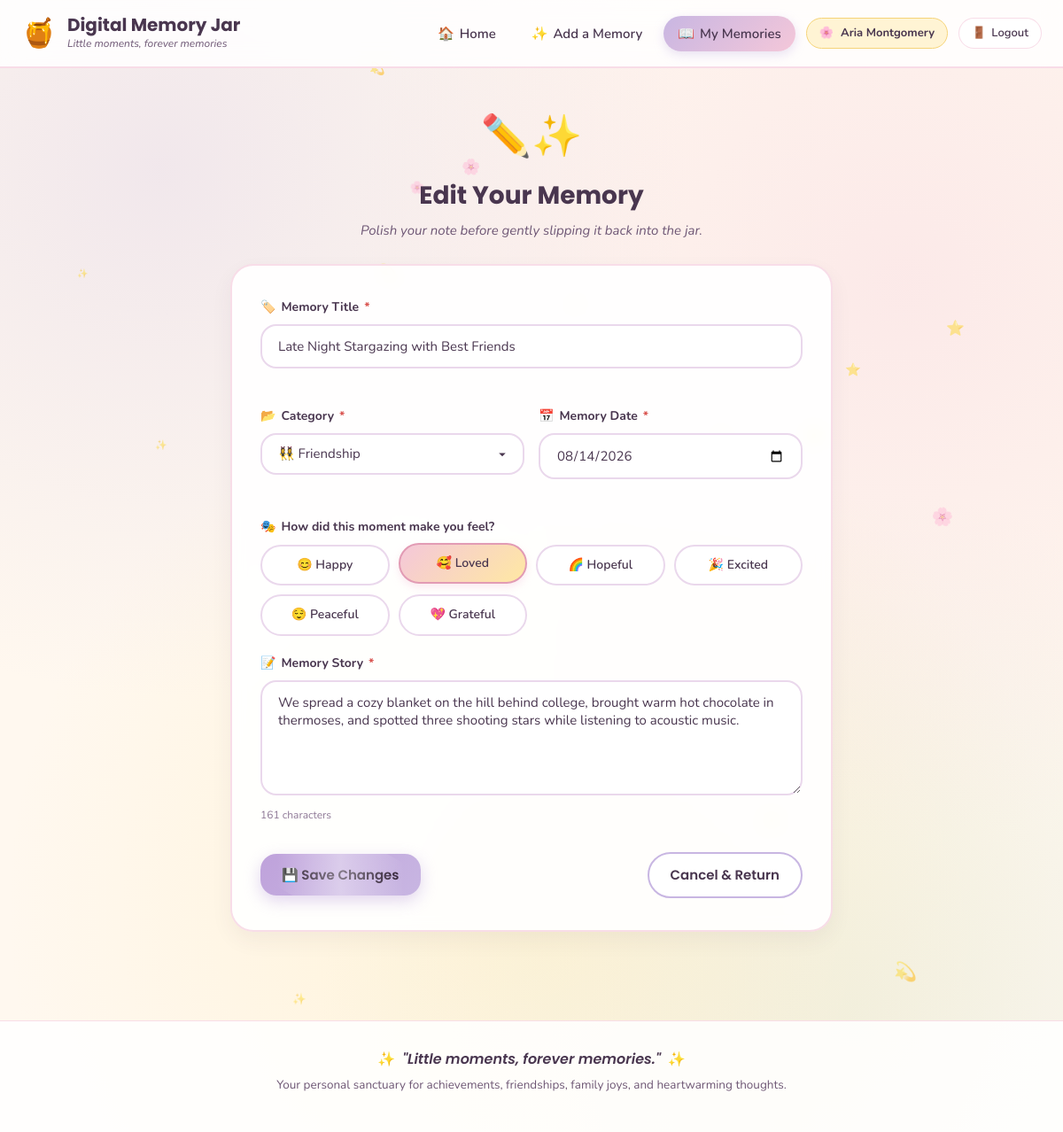
The app's page /edit-memory.php?id=1 (signed in) with its own data.
### tables this page shows
CREATE TABLE IF NOT EXISTS `memories` (
  `id` INT AUTO_INCREMENT PRIMARY KEY,
  `user_id` INT NOT NULL,
  `title` VARCHAR(150) NOT NULL,
  `description` TEXT NOT NULL,
  `memory_date` DATE NOT NULL,
  `category` VARCHAR(50) NOT NULL,
  `mood` VARCHAR(30) DEFAULT NULL,
  `created_at` TIMESTAMP DEFAULT CURRENT_TIMESTAMP,
  CONSTRAINT `fk_memories_users` 
    FOREIGN KEY (`user_id`) 
    REFERENCES `users` (`id`) 
    ON DELETE CASCADE 
    ON UPDATE CASCADE
);

### config/db.php (called while the page is built, shortened)
<?php
function e($string) {
    return htmlspecialchars((string)$string, ENT_QUOTES, 'UTF-8');
}
function get_category_meta($category) {
    $categories = [
        'Happy Moment'     => ['icon' => '🌸', 'color' => '#F4C7D9'],
        'Achievement'      => ['icon' => '🏆', 'color' => '#FFE8A3'],
        'Friendship'       => ['icon' => '👯‍♀️', 'color' => '#C8B6E2'],
        'Family'           => ['icon' => '🏡', 'color' => '#FAD4C0'],
        'Travel'           => ['icon' => '✈️', 'color' => '#C8D8C0'],
        'Positive Message' => ['icon' => '💌', 'color' => '#D8E2DC'],
        'Other'            => ['icon' => '✨', 'color' => '#E8E8E4']
    ];
    return $categories[$category] ?? ['icon' => '✨', 'color' => '#E8E8E4'];
}

### edit-memory.php (the view, shortened to what this page needs)
<?php
require_once __DIR__ . '/config/db.php';
require_once __DIR__ . '/includes/auth_check.php';
$user_id = $currentUser['id'];
$memory_id = (int)($_GET['id'] ?? 0);
$stmt = $pdo->prepare("SELECT * FROM memories WHERE id = ? AND user_id = ?");
$stmt->execute([$memory_id, $user_id]);
$memory = $stmt->fetch();
$title       = $memory['title'];
$description = $memory['description'];
$memory_date = $memory['memory_date'];
$category    = $memory['category'];
$mood        = $memory['mood'] ?: '😊 Happy';
$valid_categories = [
    'Happy Moment',
    'Achievement',
    'Friendship',
    'Family',
    'Travel',
    'Positive Message',
    'Other'
];
$valid_moods = [
    '😊 Happy',
    '🥰 Loved',
    '🌈 Hopeful',
    '🎉 Excited',
    '😌 Peaceful',
    '💖 Grateful'
];
require_once __DIR__ . '/includes/header.php';
?>
<div class="add-memory-page-wrapper">
    <div class="page-header-simple text-center">
        <span class="page-badge-icon">✏️✨</span>
        <h1 class="page-title">Edit Your Memory</h1>
        <p class="page-subtitle">Polish your note before gently slipping it back into the jar.</p>
    </div>
    <div class="memory-form-card">
        <form action="edit-memory.php?id=<?php echo (int)$memory_id; ?>" method="POST" class="memory-form" id="editMemoryForm" novalidate>
            <div class="form-group">
                <label for="mem_title" class="form-label">
                    <span class="label-icon">🏷️</span> Memory Title <span class="required-star">*</span>
                </label>
                <input type="text"
                       id="mem_title"
                       name="title"
                       class="form-control"
                       value="<?php echo e($title); ?>"
                       maxlength="150"
                       required>
                <div class="field-feedback" id="titleFeedback"></div>
            </div>
            <div class="form-row">
                <div class="form-group col-half">
                    <label for="mem_category" class="form-label">
                        <span class="label-icon">📂</span> Category <span class="required-star">*</span>
                    </label>
                    <select id="mem_category" name="category" class="form-control form-select" required>
                        <?php foreach ($valid_categories as $cat): ?>
                            <option value="<?php echo e($cat); ?>" <?php echo $category === $cat ? 'selected' : ''; ?>>
                                <?php
                                    $meta = get_category_meta($cat);
                                    echo $meta['icon'] . ' ' . e($cat);
                                ?>
                            </option>
                        <?php endforeach; ?>
                    </select>
                    <div class="field-feedback" id="categoryFeedback"></div>
                </div>
                <div class="form-group col-half">
                    <label for="mem_date" class="form-label">
                        <span class="label-icon">📅</span> Memory Date <span class="required-star">*</span>
                    </label>
                    <input type="date"
                           id="mem_date"
                           name="memory_date"
                           class="form-control"
                           value="<?php echo e($memory_date); ?>"
                           max="<?php echo date('Y-m-d'); ?>"
                           required>
                    <div class="field-feedback" id="dateFeedback"></div>
                </div>
            </div>
            <div class="form-group">
                <label class="form-label">
                    <span class="label-icon">🎭</span> How did this moment make you feel?
                </label>
                <div class="mood-selector-grid">
                    <?php foreach ($valid_moods as $m): ?>
                        <label class="mood-pill-option <?php echo $mood === $m ? 'selected' : ''; ?>">
                            <span class="mood-pill-content"><?php echo e($m); ?></span>
                        </label>
                    <?php endforeach; ?>
                </div>
            </div>
            <div class="form-group">
                <label for="mem_desc" class="form-label">
                    <span class="label-icon">📝</span> Memory Story <span class="required-star">*</span>
                </label>
                <textarea id="mem_desc"
                          name="description"
                          rows="5"
                          class="form-control"
                          required><?php echo e($description); ?></textarea>
                <div class="textarea-helper">
                    <span class="char-counter" id="charCounter"><?php echo mb_strlen($description); ?> characters</span>
                </div>
            </div>
            <div class="form-submit-row">
                <button type="submit" class="btn btn-primary btn-magic">
                    <span>💾 Save Changes</span>
                </button>
                <div class="form-alt-links">
                    <a href="memories.php" class="btn btn-outline btn-pill">Cancel &amp; Return</a>
                </div>
            </div>
        </form>
    </div>
</div>
<?php require_once __DIR__ . '/includes/footer.php'; ?>

### records on screen
memories: title "Late Night Stargazing with Best Friends", memory_date "08/14/2026", mood "🥰 Loved", description "We spread a cozy blanket on the hill behind college, brought warm hot chocolate in thermoses, and spotted three shooting stars while listening to acoustic music."

### other values on screen
$user_display_name "Aria Montgomery"
$m "😊 Happy"
$m "🌈 Hopeful"
$m "🎉 Excited"
$m "😌 Peaceful"
$m "💖 Grateful"
form field category "👯‍♀️ Friendship"
